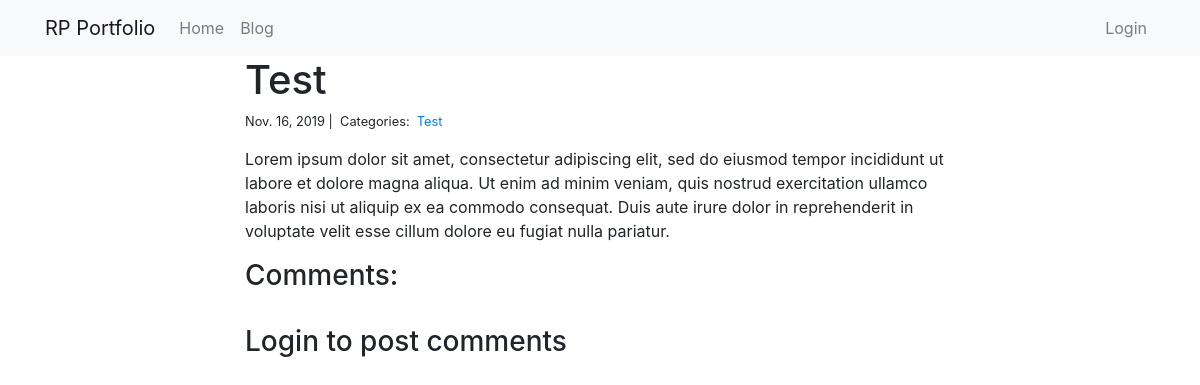
The page /blog/1/ on the database as committed earlier.
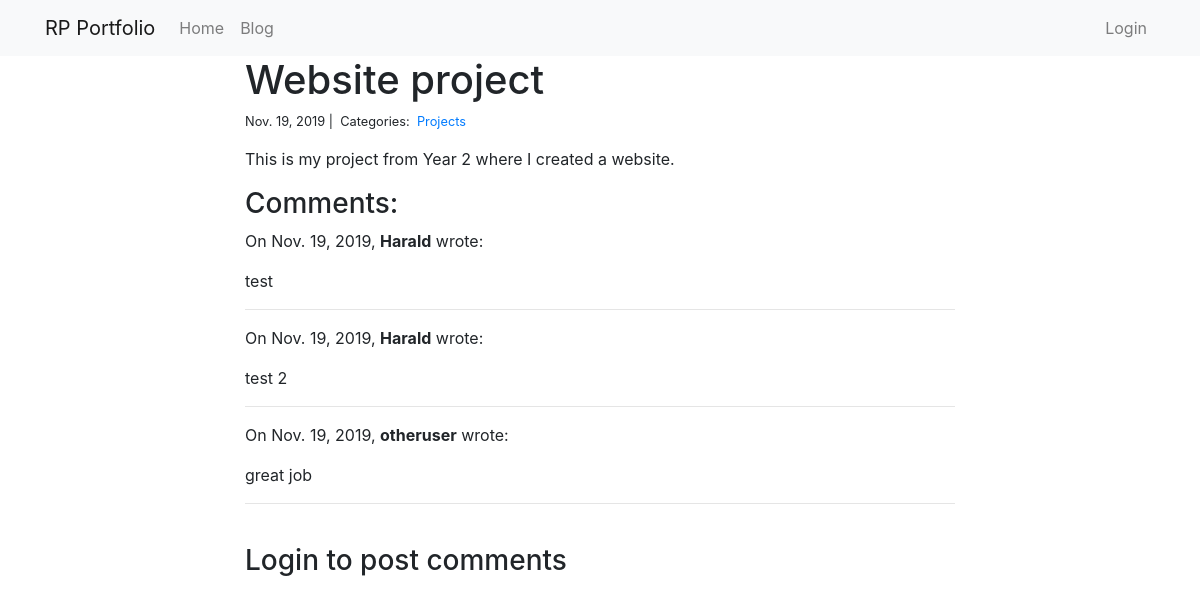
The same page on the database as committed later.
### blog/models.py (models this page shows)
class Post(models.Model):
    title = models.CharField(max_length=255)
    body = models.TextField()
    created_on = models.DateTimeField(auto_now_add=True)
    last_modified = models.DateTimeField(auto_now=True)
    categories = models.ManyToManyField('Category', related_name='posts')

class Category(models.Model):
    name = models.CharField(max_length=20)

class Comment(models.Model):
    author = models.ForeignKey(User, related_name='Commenter', on_delete=models.CASCADE)
    body = models.TextField()
    created_on = models.DateTimeField(auto_now_add=True)
    post = models.ForeignKey('Post', on_delete=models.CASCADE)

### blog/views.py (the view, shortened to what this page needs)
# urls.py: path("<int:pk>/", views.blog_detail, name="blog_detail"),
def blog_detail(request, pk):
    post = Post.objects.get(pk=pk)
    comments = Comment.objects.filter(post=post)
    form = CommentForm()
    context = {"post": post, "comments": comments, "form": form}
    return render(request, "post_detail.html", context)

### blog/templates/post_detail.html
{% extends "base.html" %}
{% block page_content %}
<div class="col-md-8 offset-md-2">
    <h1>{{ post.title }}</h1>
    <small>
        {{ post.created_on.date }} |&nbsp;
        Categories:&nbsp;
        {% for category in post.categories.all %}
        <a href="{% url 'blog_category' category.name %}">
            {{ category.name }}
        </a>&nbsp;
        {% endfor %}
    </small>
    <p>{{ post.body | linebreaks }}</p>
    <h3>Comments:</h3>
    {% for comment in comments %}
    <p>
        On {{comment.created_on.date }},
        <b>{{ comment.author }}</b> wrote:
    </p>
    <p>{{ comment.body }}</p>
    <hr>
    {% endfor %}
    <br>
    {% if user.is_authenticated %}
    <h3>Leave a comment:</h3>
    <form action="/blog/{{ post.pk }}/" method="post">
        {% csrf_token %}
        <div class="form-group">
            {{ form.body }}
        </div>
        <button type="submit" class="btn btn-primary" name="submit">Submit</button>
    </form>
    {% else %}
    <h3>Login to post comments</h3>
    {% endif %}
</div>
{% endblock %}

Rows that differ between the two databases and show on the page:
changed Post: title "Test" → "Website project"; created_on "Nov. 16, 2019" → "Nov. 19, 2019"; body "Lorem ipsum dolor sit amet, consectetur adipiscing elit, sed do eiusmod tempor incididunt ut labore et dolore magna aliqua. Ut enim ad minim veniam, quis nostrud exercitation ullamco laboris nisi ut aliquip ex ea commodo consequat. Duis aute irure dolor in reprehenderit in voluptate velit esse cillum dolore eu fugiat nulla pariatur." → "This is my project from Year 2 where I created a website."
changed Category: name "Test" → "Projects"
now on this page (row edited): Comment: created_on "Nov. 19, 2019", author "Harald", body "test"
added Comment: created_on "Nov. 19, 2019", author "Harald", body "test 2"
added Comment: created_on "Nov. 19, 2019", author "otheruser", body "great job"
